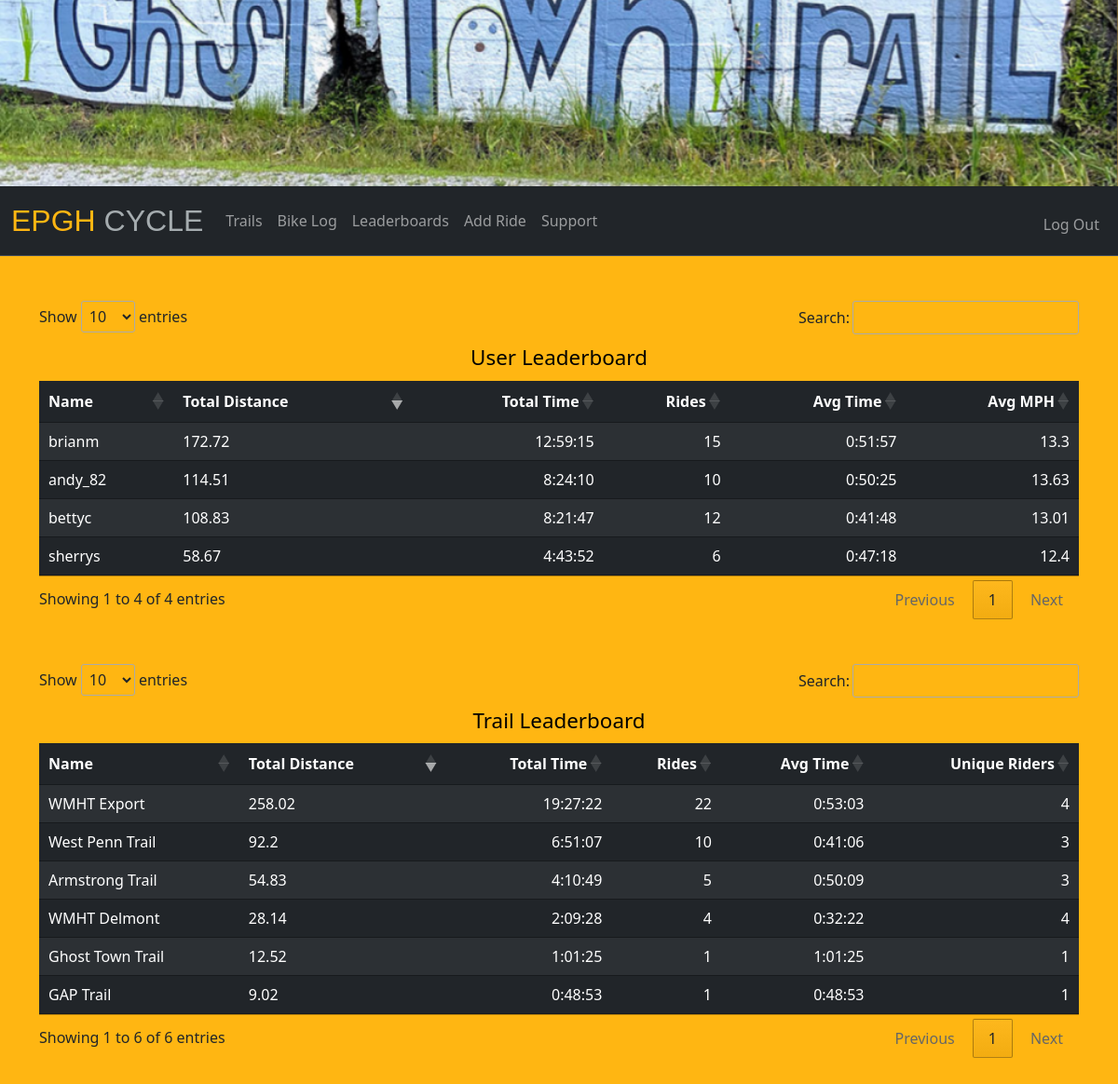
/leaderboard (signed in), run on the app's committed database.
### tables this page shows
CREATE TABLE users (id INTEGER PRIMARY KEY AUTOINCREMENT NOT NULL, username TEXT NOT NULL, hash TEXT NOT NULL, 'email' TEXT);

CREATE TABLE 'trails' ('trail_id' INTEGER PRIMARY KEY AUTOINCREMENT NOT NULL, 's_name' TEXT, 'l_name' TEXT, 'desc' TEXT, 'pic' TEXT);

### app.py (the view)
@app.route("/leaderboard", methods=["GET", "POST"])
@login_required
def leaderboard():
    if request.method == "POST":
        pass
    else:
        names = db.execute("SELECT id, username FROM users")
        stats = []
        for name in names:
            cyclist = {}
            data = db.execute(
                "SELECT SUM(dist), SUM(time), COUNT(ride_id) FROM log WHERE id = (?)",
                name["id"],
            )
            if data[0]["SUM(dist)"]:
                cyclist = {
                "name": name["username"],
                "distance": round(data[0]["SUM(dist)"], 2),
                "time": data[0]["SUM(time)"],
                "rides": data[0]["COUNT(ride_id)"],
                "avg_time": int((data[0]["SUM(time)"]) / data[0]["COUNT(ride_id)"]),
                "avg_mph": getMph(round(data[0]["SUM(dist)"], 2), data[0]["SUM(time)"]),
                }
                stats.append(cyclist)
        t_names = db.execute("SELECT s_name FROM trails")
        t_stats = []
        for t_name in t_names:
            trail = {}
            data = db.execute(
                "SELECT SUM(dist), SUM(time), COUNT(ride_id), COUNT(DISTINCT id) FROM log WHERE loc = (?)",
                t_name["s_name"]
            )
            trail = {
                "name": t_name["s_name"],
                "distance": round(data[0]["SUM(dist)"], 2),
                "time": data[0]["SUM(time)"],
                "rides": data[0]["COUNT(ride_id)"],
                "avg_time": int((data[0]["SUM(time)"]) / data[0]["COUNT(ride_id)"]),
                "unique": data[0]["COUNT(DISTINCT id)"],
            }
            t_stats.append(trail)
        return render_template("leaderboard.html", stats=stats, t_stats=t_stats, retTime=retTime)

### app.py (called while the page is built)
@app.after_request
def after_request(response):
    response.headers["Cache-Control"] = "no-cache, no-store, must-revalidate"
    return response

### helpers.py (called while the page is built)
def getMph(d, s):
    mph = float(d) / (s / 3600)
    return round(mph, 2)

def retTime(t):
    return (str(timedelta(seconds=t)))

def login_required(f):
    @wraps(f)
    def decorated_function(*args, **kwargs):
        if session.get("user_id") is None:
            return redirect("/welcome")
        return f(*args, **kwargs)
    return decorated_function

### templates/leaderboard.html (shortened to what this page needs)
{% extends "layout.html" %}
{% block main %}
    <form action="/leaderboard" method="post">
        <main class="container py-6">
            <table id="stable_2" class="table table-hover table-striped table-dark">
                <caption>User Leaderboard</caption>
                <thead>
                    <tr>
                        <th class="text-start">Name</th>
                        <th class="text-start">Total Distance</th>
                        <th class="text-end">Total Time</th>
                        <th class="text-end">Rides</th>
                        <th class="text-end">Avg Time</th>
                        <th class="text-end">Avg MPH</th>
                    </tr>
                </thead>
                {% for stat in stats %}
                    <tr>
                        <td class="text-start">{{ stat.name }}</td>
                        <td class="text-start">{{ stat.distance }}</td>
                        <td class="text-end">{{ retTime(stat.time) }}</td>
                        <td class="text-end">{{ stat.rides }}</td>
                        <td class="text-end">{{ retTime(stat.avg_time) }}</td>
                        <td class="text-end">{{ stat.avg_mph }}</td>
                    </tr>
                {% endfor %}
                </table>
                <br>
                <br>
                <table id="stable_3" class="table table-hover table-striped table-dark">
                    <caption>Trail Leaderboard</caption>
                    <thead>
                        <tr>
                            <th class="text-start">Name</th>
                            <th class="text-start">Total Distance</th>
                            <th class="text-end">Total Time</th>
                            <th class="text-end">Rides</th>
                            <th class="text-end">Avg Time</th>
                            <th class="text-end">Unique Riders</th>
                        </tr>
                    </thead>
                    {% for t_stat in t_stats %}
                        <tr>
                            <td class="text-start">{{ t_stat.name }}</td>
                            <td class="text-start">{{ t_stat.distance }}</td>
                            <td class="text-end">{{ retTime(t_stat.time) }}</td>
                            <td class="text-end">{{ t_stat.rides }}</td>
                            <td class="text-end">{{ retTime(t_stat.avg_time) }}</td>
                            <td class="text-end">{{ t_stat.unique }}</td>
                        </tr>
                    {% endfor %}
                    </table>
        </main>
{% endblock %}

### static/table.css (style rules this page uses)
:root { --dt-row-selected: 13, 110, 253; --dt-row-selected-text: 255, 255, 255; --dt-row-selected-link: 9, 10, 11; --dt-row-stripe: 0, 0, 0; --dt-row-hover: 0, 0, 0; --dt-column-ordering: 0, 0, 0; --dt-html-background: white; }
table.dataTable thead > tr > th.sorting, table.dataTable thead > tr > th.sorting_asc, table.dataTable thead > tr > th.sorting_desc, table.dataTable thead > tr > th.sorting_asc_disabled, table.dataTable thead > tr > th.sorting_desc_disabled, table.dataTable thead > tr > td.sorting, table.dataTable thead > tr > td.sorting_asc, table.dataTable thead > tr > td.sorting_desc, table.dataTable thead > tr > td.sorting_asc_disabled, table.dataTable thead > tr > td.sorting_desc_disabled { cursor: pointer; position: relative; padding-right: 26px; }
table.dataTable thead > tr > th.sorting:before, table.dataTable thead > tr > th.sorting:after, table.dataTable thead > tr > th.sorting_asc:before, table.dataTable thead > tr > th.sorting_asc:after, table.dataTable thead > tr > th.sorting_desc:before, table.dataTable thead > tr > th.sorting_desc:after, table.dataTable thead > tr > th.sorting_asc_disabled:before, table.dataTable thead > tr > th.sorting_asc_disabled:after, table.dataTable thead > tr > th.sorting_desc_disabled:before, table.dataTable thead > tr > th.sorting_desc_disabled:after, table.dataTable thead > tr > td.sorting:before, table.dataTable thead > tr > td.sorting:after, table.dataTable thead > tr > td.sorting_asc:before, table.dataTable thead > tr > td.sorting_asc:after, table.dataTable thead > tr > td.sorting_desc:before, table.dataTable thead > tr > td.sorting_desc:after, table.dataTable thead > tr > td.sorting_asc_disabled:before, table.dataTable thead > tr > td.sorting_asc_disabled:after, table.dataTable thead > tr > td.sorting_desc_disabled:before, table.dataTable thead > tr > td.sorting_desc_disabled:after { position: absolute; display: block; opacity: 0.125; right: 10px; line-height: 9px; font-size: 0.8em; }
table.dataTable thead > tr > th.sorting:before, table.dataTable thead > tr > th.sorting_asc:before, table.dataTable thead > tr > th.sorting_desc:before, table.dataTable thead > tr > th.sorting_asc_disabled:before, table.dataTable thead > tr > th.sorting_desc_disabled:before, table.dataTable thead > tr > td.sorting:before, table.dataTable thead > tr > td.sorting_asc:before, table.dataTable thead > tr > td.sorting_desc:before, table.dataTable thead > tr > td.sorting_asc_disabled:before, table.dataTable thead > tr > td.sorting_desc_disabled:before { bottom: 50%; content: "▲"; content: "▲"/""; }
table.dataTable thead > tr > th.sorting:after, table.dataTable thead > tr > th.sorting_asc:after, table.dataTable thead > tr > th.sorting_desc:after, table.dataTable thead > tr > th.sorting_asc_disabled:after, table.dataTable thead > tr > th.sorting_desc_disabled:after, table.dataTable thead > tr > td.sorting:after, table.dataTable thead > tr > td.sorting_asc:after, table.dataTable thead > tr > td.sorting_desc:after, table.dataTable thead > tr > td.sorting_asc_disabled:after, table.dataTable thead > tr > td.sorting_desc_disabled:after { top: 50%; content: "▼"; content: "▼"/""; }
table.dataTable thead > tr > th.sorting_asc:before, table.dataTable thead > tr > th.sorting_desc:after, table.dataTable thead > tr > td.sorting_asc:before, table.dataTable thead > tr > td.sorting_desc:after { opacity: 0.6; }
table.dataTable thead th, table.dataTable thead td, table.dataTable tfoot th, table.dataTable tfoot td { text-align: left; }
table.dataTable { width: 100%; margin: 0 auto; clear: both; border-collapse: separate; border-spacing: 0; }
table.dataTable thead th, table.dataTable tfoot th { font-weight: bold; }
table.dataTable > thead > tr > th, table.dataTable > thead > tr > td { padding: 10px; border-bottom: 1px solid rgba(0, 0, 0, 0.3); }
table.dataTable tbody tr { background-color: transparent; }
table.dataTable tbody th, table.dataTable tbody td { padding: 8px 10px; }
table.dataTable.no-footer { border-bottom: 1px solid rgba(0, 0, 0, 0.3); }
table.dataTable th, table.dataTable td { box-sizing: content-box; }

### static/styles.css (style rules this page uses)
caption { font-size: 140%; text-align: center; caption-side: top; color: black; }
body { background-color: #FFB612; }

### data on the page
users: name "andy_82", distance "114.51", retTime "8:24:10", rides "10", retTime "0:50:25", avg_mph "13.63"
users: name "bettyc", distance "108.83", retTime "8:21:47", rides "12", retTime "0:41:48", avg_mph "13.01"
users: name "brianm", distance "172.72", retTime "12:59:15", rides "15", retTime "0:51:57", avg_mph "13.3"
users: name "sherrys", distance "58.67", retTime "4:43:52", rides "6", retTime "0:47:18", avg_mph "12.4"
trails: name "WMHT Export", distance "258.02", retTime "19:27:22", rides "22", retTime "0:53:03", unique "4"
trails: name "WMHT Delmont", distance "28.14", retTime "2:09:28", rides "4", retTime "0:32:22", unique "4"
trails: name "Armstrong Trail", distance "54.83", retTime "4:10:49", rides "5", retTime "0:50:09", unique "3"
trails: name "GAP Trail", distance "9.02", retTime "0:48:53", rides "1", unique "1"
trails: name "Ghost Town Trail", distance "12.52", retTime "1:01:25", rides "1", unique "1"
trails: name "West Penn Trail", distance "92.2", retTime "6:51:07", rides "10", retTime "0:41:06", unique "3"
